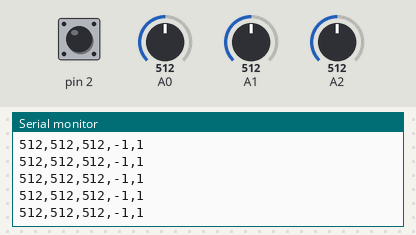
Recording of a sketch running on a simulated Arduino Uno, built with avr-gcc and run on an emulated ATmega328P. Parts: the last lines printed to the serial monitor. The test bench sets the inputs (shaded band); at power-on: A2 = 512, pin 2 HIGH, A0 = 512, A1 = 512.

Above: at 7.2 s.
7.3 s: A2 set to 989
At 7.34 s:
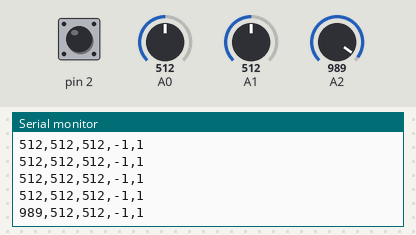
8.8 s: A2 set to 1017
At 8.83 s:
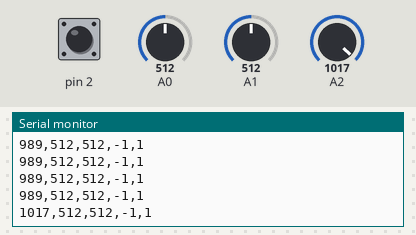
Timing chart, 0 to 11.8 s (numbered marks = the images above; inputs shaded):
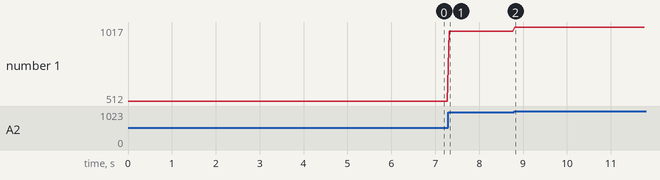

Measured:
- after the input at 7.3 s, the serial monitor: prints a new line at once (image 1)
- after the input at 8.8 s, the serial monitor: prints a new line at once (image 2)
- plotted number 1: 512 → 989 after the input at 7.3 s, 989 → 1017 after the input at 8.8 s

The sketch:

touchpoint_panel_SP25.ino
```cpp
#include <Wire.h>
#include <Adafruit_MPR121.h>

Adafruit_MPR121 capSensor = Adafruit_MPR121();

void setup() {
  Serial.begin(9600);
  pinMode(2, INPUT_PULLUP);

  Wire.begin();

  if (!capSensor.begin(0x5A)) {
    Serial.println("MPR121 not found!");
    while (1);
  }
}

void loop() {
  // Read analog sensors
  int sensorA2 = analogRead(A2);
  int sensorA1 = analogRead(A1);
  int sensorA0 = analogRead(A0);
  int enter_button = digitalRead(2);

  // Read capacitive touch sensor
  uint16_t touched = capSensor.touched();
  int shapeID = -1; // Default (no key touched)

  for (int i = 0; i < 12; i++) {
    if (touched & (1 << i)) {
      shapeID = i;  // Store first detected key
      break;
    }
  }

  // Send data as CSV
  Serial.print(sensorA2);
  Serial.print(",");
  Serial.print(sensorA1);
  Serial.print(",");
  Serial.print(sensorA0);
  Serial.print(",");
  Serial.print(shapeID);
  Serial.print(",");
  Serial.println(enter_button);

  delay(40);
}
```
